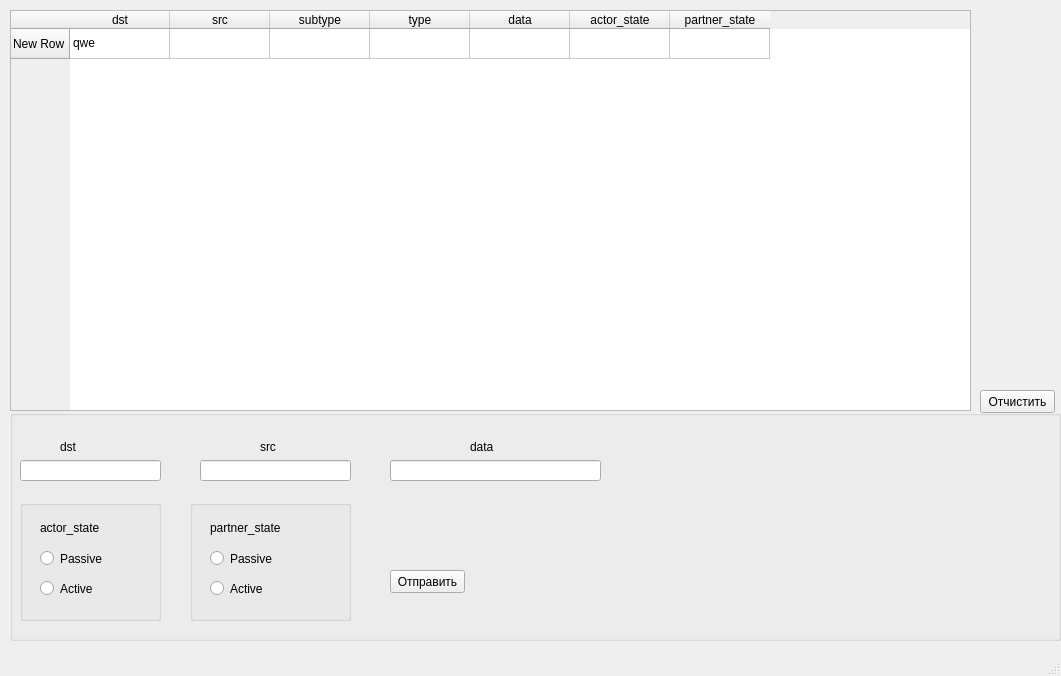
<?xml version="1.0" encoding="UTF-8"?>
<ui version="4.0">
 <class>MainWindow</class>
 <widget class="QMainWindow" name="MainWindow">
  <property name="geometry">
   <rect>
    <x>0</x>
    <y>0</y>
    <width>1061</width>
    <height>676</height>
   </rect>
  </property>
  <property name="windowTitle">
   <string>MainWindow</string>
  </property>
  <widget class="QWidget" name="centralwidget">
   <widget class="QPushButton" name="pushButton">
    <property name="geometry">
     <rect>
      <x>980</x>
      <y>390</y>
      <width>75</width>
      <height>23</height>
     </rect>
    </property>
    <property name="text">
     <string>Отчистить</string>
    </property>
   </widget>
   <widget class="QTableWidget" name="tableWidget">
    <property name="geometry">
     <rect>
      <x>10</x>
      <y>10</y>
      <width>961</width>
      <height>401</height>
     </rect>
    </property>
    <row>
     <property name="text">
      <string>New Row</string>
     </property>
    </row>
    <column>
     <property name="text">
      <string>dst</string>
     </property>
    </column>
    <column>
     <property name="text">
      <string>src</string>
     </property>
    </column>
    <column>
     <property name="text">
      <string>subtype</string>
     </property>
    </column>
    <column>
     <property name="text">
      <string>type</string>
     </property>
    </column>
    <column>
     <property name="text">
      <string>data</string>
     </property>
    </column>
    <column>
     <property name="text">
      <string>actor_state</string>
     </property>
    </column>
    <column>
     <property name="text">
      <string>partner_state</string>
     </property>
    </column>
    <item row="0" column="0">
     <property name="text">
      <string>qwe</string>
     </property>
    </item>
   </widget>
   <widget class="QGroupBox" name="groupBox">
    <property name="geometry">
     <rect>
      <x>10</x>
      <y>410</y>
      <width>1051</width>
      <height>231</height>
     </rect>
    </property>
    <property name="title">
     <string/>
    </property>
    <widget class="QLabel" name="dst">
     <property name="geometry">
      <rect>
       <x>50</x>
       <y>30</y>
       <width>47</width>
       <height>13</height>
      </rect>
     </property>
     <property name="text">
      <string>dst</string>
     </property>
    </widget>
    <widget class="QLineEdit" name="dst_edit">
     <property name="geometry">
      <rect>
       <x>10</x>
       <y>50</y>
       <width>141</width>
       <height>21</height>
      </rect>
     </property>
    </widget>
    <widget class="QLabel" name="src">
     <property name="geometry">
      <rect>
       <x>250</x>
       <y>30</y>
       <width>47</width>
       <height>13</height>
      </rect>
     </property>
     <property name="text">
      <string>src</string>
     </property>
    </widget>
    <widget class="QLineEdit" name="src_edit">
     <property name="geometry">
      <rect>
       <x>190</x>
       <y>50</y>
       <width>151</width>
       <height>21</height>
      </rect>
     </property>
    </widget>
    <widget class="QLabel" name="data">
     <property name="geometry">
      <rect>
       <x>460</x>
       <y>30</y>
       <width>47</width>
       <height>13</height>
      </rect>
     </property>
     <property name="text">
      <string>data</string>
     </property>
    </widget>
    <widget class="QLineEdit" name="data_edit">
     <property name="geometry">
      <rect>
       <x>380</x>
       <y>50</y>
       <width>211</width>
       <height>21</height>
      </rect>
     </property>
    </widget>
    <widget class="QPushButton" name="pushButton_3">
     <property name="geometry">
      <rect>
       <x>380</x>
       <y>160</y>
       <width>75</width>
       <height>23</height>
      </rect>
     </property>
     <property name="text">
      <string>Отправить</string>
     </property>
    </widget>
    <widget class="QGroupBox" name="groupBox_2">
     <property name="geometry">
      <rect>
       <x>180</x>
       <y>90</y>
       <width>161</width>
       <height>121</height>
      </rect>
     </property>
     <property name="title">
      <string/>
     </property>
     <widget class="QRadioButton" name="partner_radioButton">
      <property name="geometry">
       <rect>
        <x>20</x>
        <y>50</y>
        <width>82</width>
        <height>17</height>
       </rect>
      </property>
      <property name="text">
       <string>Passive</string>
      </property>
     </widget>
     <widget class="QRadioButton" name="partner_radioButton2">
      <property name="geometry">
       <rect>
        <x>20</x>
        <y>80</y>
        <width>82</width>
        <height>17</height>
       </rect>
      </property>
      <property name="text">
       <string>Active</string>
      </property>
     </widget>
     <widget class="QLabel" name="partner_state">
      <property name="geometry">
       <rect>
        <x>20</x>
        <y>20</y>
        <width>71</width>
        <height>16</height>
       </rect>
      </property>
      <property name="text">
       <string>partner_state</string>
      </property>
     </widget>
    </widget>
    <widget class="QGroupBox" name="groupBox_3">
     <property name="geometry">
      <rect>
       <x>10</x>
       <y>90</y>
       <width>141</width>
       <height>121</height>
      </rect>
     </property>
     <property name="title">
      <string/>
     </property>
     <widget class="QRadioButton" name="actor_radioButton2">
      <property name="geometry">
       <rect>
        <x>20</x>
        <y>80</y>
        <width>82</width>
        <height>17</height>
       </rect>
      </property>
      <property name="text">
       <string>Active</string>
      </property>
     </widget>
     <widget class="QRadioButton" name="actor_radioButton">
      <property name="geometry">
       <rect>
        <x>20</x>
        <y>50</y>
        <width>82</width>
        <height>17</height>
       </rect>
      </property>
      <property name="toolTipDuration">
       <number>2</number>
      </property>
      <property name="text">
       <string>Passive</string>
      </property>
     </widget>
     <widget class="QLabel" name="actor_state">
      <property name="geometry">
       <rect>
        <x>20</x>
        <y>20</y>
        <width>61</width>
        <height>16</height>
       </rect>
      </property>
      <property name="text">
       <string>actor_state</string>
      </property>
     </widget>
    </widget>
   </widget>
  </widget>
  <widget class="QMenuBar" name="menubar">
   <property name="geometry">
    <rect>
     <x>0</x>
     <y>0</y>
     <width>1061</width>
     <height>21</height>
    </rect>
   </property>
  </widget>
  <widget class="QStatusBar" name="statusbar"/>
 </widget>
 <resources/>
 <connections/>
</ui>
